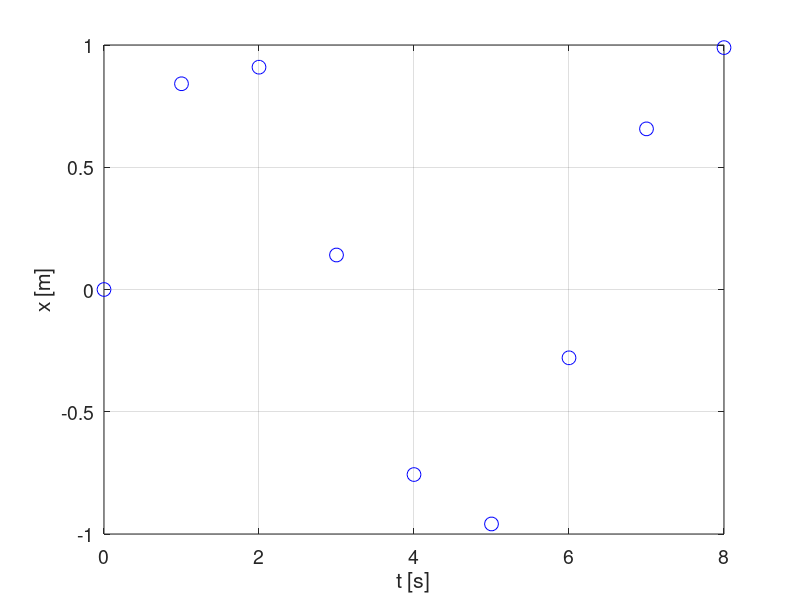

MATLAB code for this plot: (Note: this script raises an error after producing the figure.)
% Supposedly one measures a variable which is a function of 
% time t, such as the position of an objected, which is 
% represented by the value of the x coordinate. The value of the 
% x coordinate is measured each second in the 8 second 
% interval. This gives us two corresponding vectors of 
% measurements: T for time and X for the x coordinate.
% Let us plot the measurements. Run the following block of 
% code. 

T = [0; 1; 2; 3; 4; 5; 6; 7; 8];
X = [0; 0.841470984807897; 0.909297426825682;
    0.141120008059867; -0.756802495307928;
    -0.958924274663138; -0.279415498198926;
   0.656986598718789; 0.989358246623382];
close all; figure(1); plot(T, X, 'bo', 'MarkerSize', 10);
xlabel('t [s]'); ylabel('x [m]'); set(gca, 'FontSize', 14); grid on;
clearvars; clc;   % Clearing variables and workspace is done at 
                          % or near the end of after each block of code for 
                          % the purposes of clarity of this tutorial. 


%                                           Page 1
%%%%%%%%%%%%%%%%%%%%%%%%%%%%%%%%


% Supposedly one wants to find the value of the velocity v in the 
% x coordinate every 0.2 s not only during the time of 
% measurement but also a second before the start and a 
% second after the end of measurements. In such cases, 
% numerical differentiation can be performed to give an 
% estimation of the actual value of the velocity function v(t) at 
% desired time points. 
% The ZFindDerivative function is a tool which can be used to do 
% just that. Run the following block of code to plot the estimated 
% value of the v(t) function every 0.2 s in the time interval 
% [-1 s, 9 s]. 

T = [0; 1; 2; 3; 4; 5; 6; 7; 8];
X = [0; 0.841470984807897; 0.909297426825682;
    0.141120008059867; -0.756802495307928;
    -0.958924274663138; -0.279415498198926;
   0.656986598718789; 0.989358246623382];
xData = T; yData = X; 
xDerivative = (-1 : 0.2 : 9)';   % Time points at which v(t) is to be 
                                               % evaluated. 
yDerivative = ZFindDerivative(xData, yData, ...
    xDerivative);   % v(t) estimation. 
close all; figure(1);
plot(xDerivative, yDerivative, 'bo', 'MarkerSize', 10);
xlabel('t [s]'); ylabel('v [m / s]'); set(gca, 'FontSize', 14); grid on;
clearvars; clc;


%                                           Page 2
%%%%%%%%%%%%%%%%%%%%%%%%%%%%%%%%


% How accurate was that estimation of v(t)? It is almost 
% impossible to know exactly at this point. 
% The actual x(t) function in our case is x(t) = sin(t) if the value of 
% the x coordinate is expressed in meters and time t is 
% expressed in seconds. This means that the actual velocity 
% function v(t) is v(t) = cos(t) if the velocity v is expressed in 
% meters per second (m / s) and time t is expressed in seconds. 
% Run the following block of code to add the actual velocity 
% function v(t) to the plot of the estimated values of the velocity 
% function. 

T = [0; 1; 2; 3; 4; 5; 6; 7; 8];
X = [0; 0.841470984807897; 0.909297426825682;
    0.141120008059867; -0.756802495307928;
    -0.958924274663138; -0.279415498198926;
   0.656986598718789; 0.989358246623382];
xData = T; yData = X; 
xDerivative = (-1 : 0.2 : 9)';   % Time points at which v(t) is to be 
                                               % evaluated. 
yDerivative = ZFindDerivative(xData, yData, ...
    xDerivative);   % v(t) estimation. 
TT = (linspace(-1, 9, 1000))';
vActual = cos(TT);   % Actual v(t). 
close all; figure(1); hold on;
plot(TT, vActual, 'k', 'LineWidth', 1.5);
plot(xDerivative, yDerivative, 'bo', 'MarkerSize', 10);
xlabel('t [s]'); ylabel('v [m / s]'); set(gca, 'FontSize', 14); grid on;
legend('Actual', 'Estimated');
clearvars; clc;


%                                           Page 3
%%%%%%%%%%%%%%%%%%%%%%%%%%%%%%%%


% Supposedly one also wants to find the acceleration a in the x 
% coordinate every 0.5 second in the time interval [-1 s, 9 s]. 
% To find the acceleration in the x coordinate, the second-order 
% derivative of the position in the x coordinate would have to be 
% calculated. The second- and higher-order numerical 
% differentiation can, too, be performed using the 
% ZFindDerivative function to find an estimation of the a(t) 
% function. The order of differentiation can be specified using 
% the optional parameter "OrdDeriv", the default value of which 
% is "OrdDeriv == 1". 
% The actual acceleration function a(t) is a(t) = -sin(t) if time t is 
% expressed in seconds and the acceleration a in the x 
% coordinate is expressed in m / (s^2). 
% Run the following to block to compare the actual acceleration 
% function a(t) to the estimated values of a(t) in the specified 
% time points. 

T = [0; 1; 2; 3; 4; 5; 6; 7; 8];
X = [0; 0.841470984807897; 0.909297426825682;
    0.141120008059867; -0.756802495307928;
    -0.958924274663138; -0.279415498198926;
   0.656986598718789; 0.989358246623382];
xData = T; yData = X; 
xDerivative = (-1 : 0.5 : 9)';   % Time points at which a(t) is to be 
                                               % evaluated. 
ordDeriv = 2;   % Order of differentiation. 
yDerivative = ZFindDerivative(xData, yData, ...
    xDerivative, 'OrdDeriv', ordDeriv);   % a(t) estimation. 
TT = (linspace(-1, 9, 1000))';
aActual = -sin(TT);   % Actual a(t). 
close all; figure(1); hold on;
plot(TT, aActual, 'k', 'LineWidth', 1.5);
plot(xDerivative, yDerivative, 'bo', 'MarkerSize', 10);
xlabel('t [s]'); ylabel('a [m / s^2]'); set(gca, 'FontSize', 14); grid on;
legend('Actual', 'Estimated');
clearvars; clc;

% As with the velocity function v(t), the estimated acceleration 
% function is reasonably close to the actual acceleration function 
% a(t) inside the time interval in which the position in the x 
% coordinate was measured and much less so outside of it. 


%                                           Page 4
%%%%%%%%%%%%%%%%%%%%%%%%%%%%%%%%


% How is numerical differentiation performed? In general, a 
% differentiable function which is associated with the measured 
% data is assumed and then differentiated. With default settings 
% of the ZFindDerivative function, the function assumed is a 
% piecewise interpolation polynomial of the N-th degree, where 
% N is the sum of the desired order of accuracy and the order of 
% differentiation. The order of accuracy is represented by the 
% optional parameter "Accuracy", the default value of which is 
% "Accuracy == 2". 
% With the following block of code, you can vary the value of the 
% "Accuracy" parameter and see how this changes the 
% estimated values of the acceleration function considered in 
% the previous page and compare it to the actual acceleration 
% function a(t). 

T = [0; 1; 2; 3; 4; 5; 6; 7; 8];
X = [0; 0.841470984807897; 0.909297426825682;
    0.141120008059867; -0.756802495307928;
    -0.958924274663138; -0.279415498198926;
   0.656986598718789; 0.989358246623382];
xData = T; yData = X; 
xDerivative = (-1 : 0.5 : 9)';   % Time points at which a(t) is to be 
                                               % evaluated. 
ordDeriv = 2;   % Order of differentiation. 
acc = 2;   % Accuracy. 
yDerivative = ZFindDerivative(xData, yData, ...
    xDerivative, 'OrdDeriv', ordDeriv, ...
    'Accuracy', acc);   % a(t) estimation. 
TT = (linspace(-1, 9, 1000))';
aActual = -sin(TT);   % Actual a(t). 
close all; figure(1); hold on;
plot(TT, aActual, 'k', 'LineWidth', 1.5);
plot(xDerivative, yDerivative, 'bo', 'MarkerSize', 10);
xlabel('t [s]'); ylabel('a [m / s^2]'); set(gca, 'FontSize', 14); grid on;
legend('Actual', 'Estimated');
clearvars; clc;


%                                           Page 5
%%%%%%%%%%%%%%%%%%%%%%%%%%%%%%%%


% The construction of the piecewise interpolation polynomial 
% function is defined by the degree of the polynomials as well as 
% the data points for each polynomial and endpoints of the 
% intervals over which the polynomials are defined. The latter 
% two aspects differ among each of three predefined principles, 
% also called "modes". They are represented by the optional 
% parameter "Mode", the default value of which is "Mode == 1" 
% but can also be set to either "0" or "2". To understand the 
% three modes in detail, documentation and the code of the 
% functions and their subfunctions should be referred to. 
% In general, the "Mode" parameter only changes the result if 
% the abscissa data points are at least moderately unequally 
% spaced. 
% By running the following block of code, the difference 
% between the three modes can be appreciated in the attempt to 
% differentiate a function for which the data points are highly 
% unequally spaced along the abscissa. 

xData = [0; 1; 3; 5; 8; 35; 37; 40; 45];    % Highly unequally 
                                                                  % spaced abscissa data 
                                                                  % points. 
yData = [10; 9; 8; 11; 13; 5; 4; 3; 2];
xDerivative = (linspace(-5, 35))';
yDerivativeActual = ZFindDerivative(xData, yData, xDerivative, ...
     'Type', 'Spline');   % Actual yDerivative. 
acc = 3;   % Accuracy. 
yDerivative0 = ZFindDerivative(xData, yData, xDerivative, ...
     'Accuracy', acc, 'Mode', 0);   % yDerivative estimate if Mode 
                                                     % paramater is 0. 
yDerivative1 = ZFindDerivative(xData, yData, xDerivative, ...
     'Accuracy', acc, 'Mode', 1);   % yDerivative estimate if Mode 
                                                     % paramater is 1. 
yDerivative2 = ZFindDerivative(xData, yData, xDerivative, ...
     'Accuracy', acc, 'Mode', 2);   % yDerivative estimate if Mode 
                                                     % paramater is 2. 
close all; figure(1); hold on;
plot(xDerivative, yDerivativeActual, 'k', 'LineWidth', 2);
plot(xDerivative, yDerivative0, 'b', 'LineWidth', 1.5);
plot(xDerivative, yDerivative1, 'r:', 'LineWidth', 1.5);
plot(xDerivative, yDerivative2, 'g--', 'LineWidth', 1.5);
legend('Actual', 'Estimated if "Mode == 0"', ...
    'Estimated if "Mode == 1"', 'Estimated if "Mode == 2"');
xlabel('x'); ylabel('y_D_e_r_i_v_a_t_i_v_e'); set(gca, 'FontSize', 14); grid on;
clearvars; clc;


%                                           Page 6
%%%%%%%%%%%%%%%%%%%%%%%%%%%%%%%%


% Alternatively, the assumed differentiable function which is 
% associated with the data can be the cubic spline of the data 
% points. This can be done by altering the optional "Type" 
% parameter to "'Spline'".
% The default "Type" parameter, which has been used until this 
% point in the tutorial, is "'A'". Note that due to spline being fully 
% defined by a specific set of data points, there are no optional 
% parameters "Accuracy" and "Mode" with the "Type" 
% parameter set to "'Spline'". 
% Keep in mind that as the spline is a piecewise cubic 
% polynomial, the order of differentiation above 3 will produce 
% the value 0 for all inquired abscissa points. 
% Run the following block of code to see how the spline 
% interpolation and differentiation method compares to the
% ZFindDerivative function with the default settings and the 
% actual velocity function in our first case, measuring the value of 
% the x coordinate over an 8 s interval and trying to determine 
% the velocity function v(t). 

T = [0; 1; 2; 3; 4; 5; 6; 7; 8];
X = [0; 0.841470984807897; 0.909297426825682;
    0.141120008059867; -0.756802495307928;
    -0.958924274663138; -0.279415498198926;
   0.656986598718789; 0.989358246623382];
xData = T; yData = X; 
xDerivative = (linspace(-1, 9, 1000))';   % Time points at which 
                                                                 % v(t) is to be evaluated. 
yDerivativeDefault = ZFindDerivative(xData, yData, ...
    xDerivative);   % v(t) estimation using default settings. 
yDerivativeSpline = ZFindDerivative(xData, yData, xDerivative, ...
    'Type', 'Spline');   % v(t) estimation using spline interpolation. 
vActual = cos(xDerivative);   % Actual v(t). 
close all; figure(1); hold on;
plot(xDerivative, vActual, 'k', 'LineWidth', 1.5);
plot(xDerivative, yDerivativeDefault, 'b', 'LineWidth', 1.5);
plot(xDerivative, yDerivativeSpline, 'r', 'LineWidth', 1.5);
xlabel('t [s]'); ylabel('v [m / s]'); set(gca, 'FontSize', 14); grid on;
legend('Actual', 'Estimated using default settings', ...
    'Estimated using the spline interpolation');
clearvars; clc;


%                                           Page 7
%%%%%%%%%%%%%%%%%%%%%%%%%%%%%%%%


% Another way to find the numerical derivative of a function is to 
% differentiate the regression polynomial of the data points. This 
% can be done by altering the optional "Type" parameter to 
% "'PolyFit'". In that case, the required "PolyDegree" parameter 
% needs to be set. The "PolyDegree" parameter corresponds to 
% the degree of the regression polynomial. 
% As with the "Spline" setting of the "Type" parameter, there are 
% no optional parameters "Pseudo Accuracy" and "Mode". 
% We again refer to the first case, measuring the value of 
% the x coordinate over an 8 s interval and trying to determine 
% the velocity function v(t). Run the block of code on Page 1 to 
% see the data points again. With no additional information, the 
% most reasonable regression polynomial would likely be that of 
% the fourth degree as the x(t) function seems to have three 
% local extremes. 
% Run the following block of code to see how the "'PolyFit'" 
% setting of the "Type" parameter compares to spline 
% interpolation and differentiation, the ZFindDerivative function 
% with the default settings, and the actual velocity function. 

T = [0; 1; 2; 3; 4; 5; 6; 7; 8];
X = [0; 0.841470984807897; 0.909297426825682;
    0.141120008059867; -0.756802495307928;
    -0.958924274663138; -0.279415498198926;
   0.656986598718789; 0.989358246623382];
xData = T; yData = X; 
xDerivative = (linspace(-1, 9, 1000))';   % Time points at which 
                                                                 % v(t) is to be evaluated. 
yDerivativeDefault = ZFindDerivative(xData, yData, ...
    xDerivative);   % v(t) estimation using default settings. 
yDerivativeSpline = ZFindDerivative(xData, yData, xDerivative, ...
    'Type', 'Spline');   % v(t) estimation using spline interpolation. 
polyDegree = 4;   % Degree of the regression polynomial. 
yDerivativePolyFit = ZFindDerivative(xData, yData, xDerivative, ...
    'Type', 'PolyFit', ...
    polyDegree);   % v(t) estimation using the regression 
                              % polynomial. 
vActual = cos(xDerivative);   % Actual v(t). 
close all; figure(1); hold on;
plot(xDerivative, vActual, 'k', 'LineWidth', 1.5);
plot(xDerivative, yDerivativeDefault, 'b', 'LineWidth', 1.5);
plot(xDerivative, yDerivativeSpline, 'r', 'LineWidth', 1.5);
plot(xDerivative, yDerivativePolyFit, 'g', 'LineWidth', 1.5);
xlabel('t [s]'); ylabel('v [m / s]'); set(gca, 'FontSize', 14); grid on;
legend('Actual', 'Estimated using default settings', ...
    'Estimated using the spline interpolation', ...
    'Estimated using the regression polynomial');
clearvars; clc;


%                                           Page 8
%%%%%%%%%%%%%%%%%%%%%%%%%%%%%%%%


% At times it may be important to visualize the function which is 
% differentiated to calculate the numerical derivative. In such 
% cases, the optional "Figure" parameter can be set to the figure 
% index in which the function is to be visualized. Setting the 
% "Figure" parameter to "0" results in no visualization. 
% Run the following block of code to visualize the data points 
% along with the functions which were differentiated for each of 
% the numerical derivatives calculated on the previous page. 

T = [0; 1; 2; 3; 4; 5; 6; 7; 8];
X = [0; 0.841470984807897; 0.909297426825682;
    0.141120008059867; -0.756802495307928;
    -0.958924274663138; -0.279415498198926;
   0.656986598718789; 0.989358246623382];
xData = T; yData = X; 
xDerivative = (linspace(-1, 9, 1000))';   % Time points at which 
                                                                 % v(t) is to be evaluated. 
close all; hold on;
figr1 = 1;   % Figure paramater value. 
yDerivativeDefault = ZFindDerivative(xData, yData, xDerivative, ...
    'Figure', figr1);   % v(t) estimation using default settings. 
title('Default settings of ZFindDerivative function');
figr2 = 2;   % Figure paramater value. 
yDerivativeSpline = ZFindDerivative(xData, yData, xDerivative, ...
    'Type', 'Spline', ...
    'Figure', figr2);   % v(t) estimation using spline interpolation. 
title('Spline interpolation');
polyDegree = 4;   % Degree of the regression polynomial. 
figr3 = 3;   % Figure paramater value. 
yDerivativePolyFit = ZFindDerivative(xData, yData, xDerivative, ...
    'Type', 'PolyFit', polyDegree, ...
    'Figure', figr3);   % v(t) estimation using the regression 
                                % polynomial. 
title('Regression polynomial');
clearvars; clc;


%                                           Page 9
%%%%%%%%%%%%%%%%%%%%%%%%%%%%%%%%


% This completes the tutorial for the ZFindDerivative function. 
% For further questions, the documentation and the code of the 
% function and its subfunctions should be referred to. 


%                                           Page 10
%%%%%%%%%%%%%%%%%%%%%%%%%%%%%%%%